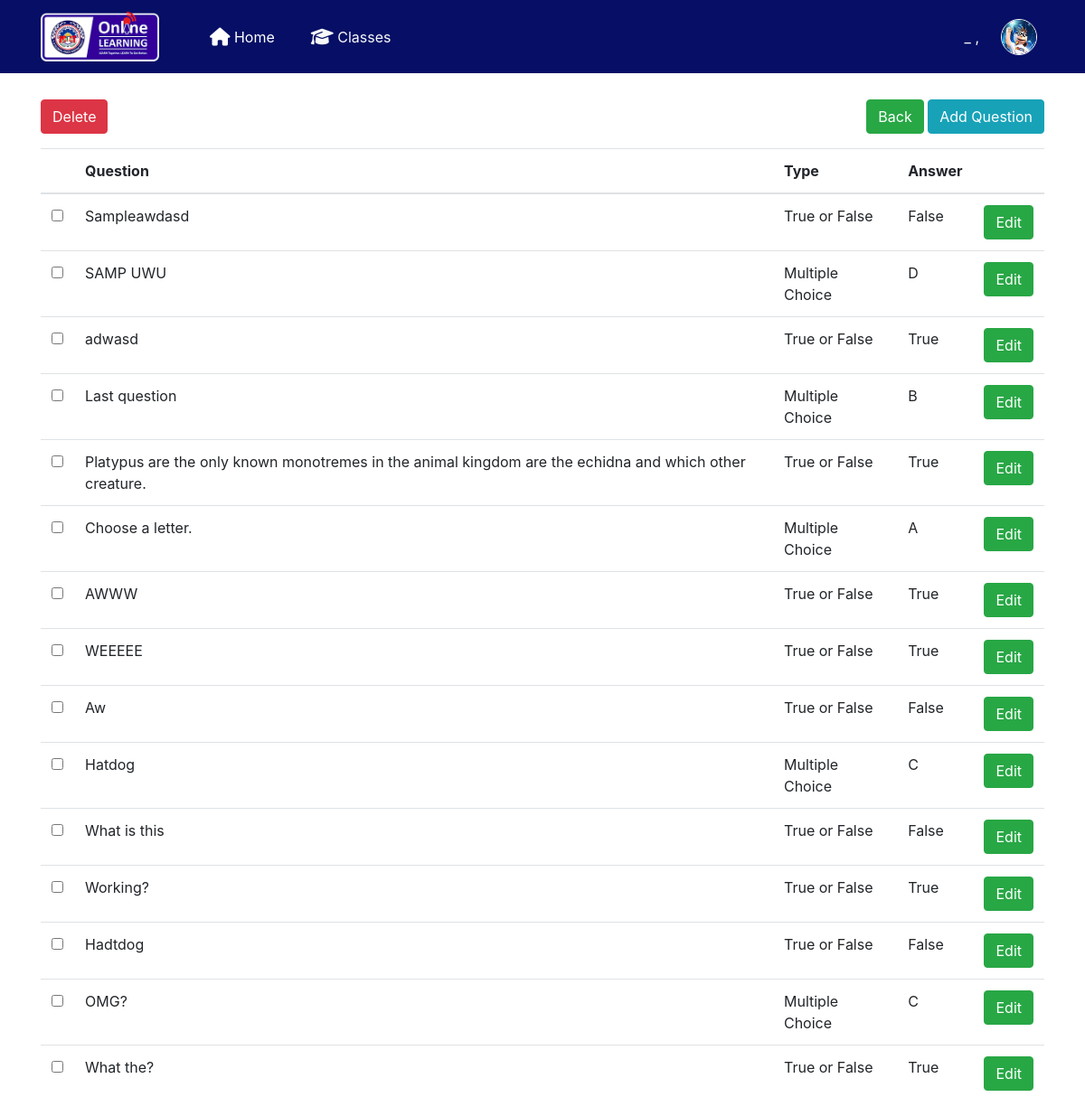
/quiz/quiz_question2.php?id=4, run on the app's committed database.
### tables this page shows
CREATE TABLE `quiz_question` (
  `quiz_question_id` int(11) NOT NULL,
  `quiz_id` int(11) NOT NULL,
  `question_text` varchar(255) NOT NULL,
  `question_type_id` int(11) NOT NULL,
  `points` int(11) NOT NULL,
  `date_added` varchar(100) NOT NULL DEFAULT current_timestamp(),
  `answer` varchar(100) NOT NULL
);

CREATE TABLE `question_type` (
  `question_type_id` int(2) NOT NULL,
  `question_type` varchar(40) NOT NULL
);

### quiz/quiz_question2.php (the view, shortened to what this page needs)
<?php
include '../includes/dbh.inc.php';
include 'headerq.php';
include 'navbarsession.php';
$get_id = $_GET['id'];
?>
<body style="padding-top: 110px">
	<div class="container">
		<div class="float-right">
			<a href="teacher_quiz.php" class="btn btn-success">Back</a>
			<a href="add_question.php<?php echo '?id='.$get_id;?>" class="btn btn-info">Add Question</a>
		</div>
		<a data-toggle="modal" href="#backup_delete" id="delete"  class="btn btn-danger" name="">Delete</a>
		<form class="mt-3" action="delete_quiz_question.php" method="post">
			<table cellpadding="0" cellspacing="0" border="0" class="table">
				<thead class="mt-3">
					<tr>
						<th></th>
						<th>Question</th>
						<th>Type</th>
						<th>Answer</th>
						<th></th>
					</tr>
				</thead>
				<tbody>
					<?php
					$query = mysqli_query($conn,"SELECT * FROM quiz_question
						LEFT JOIN question_type on quiz_question.question_type_id = question_type.question_type_id
						where quiz_id = '$get_id'  order by date_added DESC ")or die(mysqli_error());
						while($row = mysqli_fetch_array($query)){
							$id  = $row['quiz_question_id'];?>
							<tr id="del <?php echo $id; ?>">
								<td width="30">
									<input id="optionsCheckbox" class="" name="selector[]" type="checkbox" value="<?php echo $id; ?>">
								</td>
								<td><?php echo $row['question_text']; ?></td>
								<td><?php  echo $row['question_type']; ?></td>
								<td><?php  echo $row['answer']; ?></td>
								<td width="30"><a href="edit_question.php<?php echo '?id='.$get_id; ?>&amp;<?php echo 'quiz_question_id='.$id; ?>" class="btn btn-success">Edit</a></td>
							</tr>
						<?php } ?>
					</tbody>
				</table>
			</form>
		</div>
</body>
</html>

### data on the page
quiz_question: question_text "Sampleawdasd", question_type.question_type "True or False", answer "False"
quiz_question: question_text "SAMP UWU", question_type.question_type "Multiple Choice", answer "D"
quiz_question: question_text "adwasd", question_type.question_type "True or False", answer "True"
quiz_question: question_text "Last question", question_type.question_type "Multiple Choice", answer "B"
quiz_question: question_text "Platypus are the only known monotremes in the animal kingdom are the echidna and which other creature.", question_type.question_type "True or False", answer "True"
quiz_question: question_text "Choose a letter.", question_type.question_type "Multiple Choice", answer "A"
quiz_question: question_text "AWWW", question_type.question_type "True or False", answer "True"
quiz_question: question_text "WEEEEE", question_type.question_type "True or False", answer "True"
quiz_question: question_text "Aw", question_type.question_type "True or False", answer "False"
quiz_question: question_text "Hatdog", question_type.question_type "Multiple Choice", answer "C"
quiz_question: question_text "What is this", question_type.question_type "True or False", answer "False"
quiz_question: question_text "Working?", question_type.question_type "True or False", answer "True"
quiz_question: question_text "Hadtdog", question_type.question_type "True or False", answer "False"
quiz_question: question_text "OMG?", question_type.question_type "Multiple Choice", answer "C"
quiz_question: question_text "What the?", question_type.question_type "True or False", answer "True"
